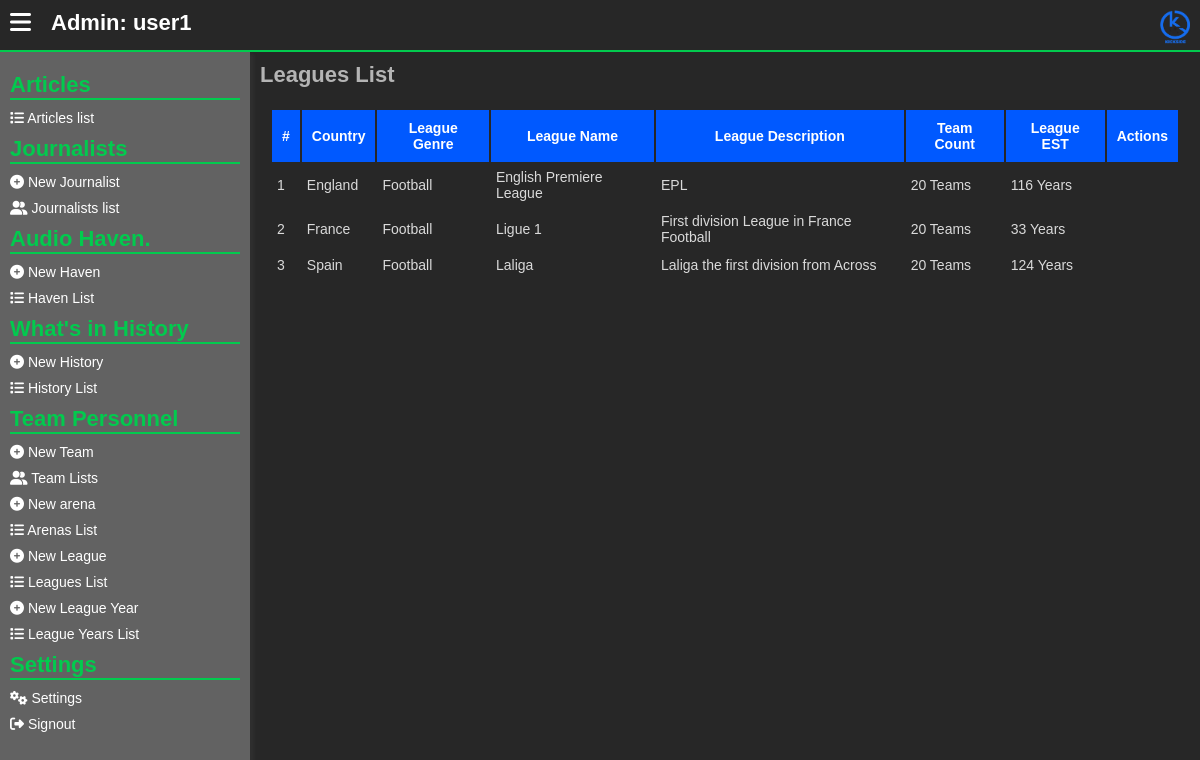
The app's page /admins/leagues-list.php (signed in) with its own data.
### tables this page shows
CREATE TABLE `league_competitions` (
  `l_c_id` int(11) NOT NULL,
  `league_genre` int(11) NOT NULL,
  `competition_name` varchar(255) NOT NULL,
  `league_description` text NOT NULL,
  `league_country` int(11) NOT NULL,
  `teams_number` int(11) NOT NULL,
  `league_est` varchar(255) NOT NULL
);

CREATE TABLE `countries` (
  `country_id` int(11) NOT NULL,
  `country_name` varchar(255) NOT NULL,
  `country_description` text NOT NULL
);

CREATE TABLE `genres` (
  `id` int(11) NOT NULL,
  `genre_name` varchar(255) NOT NULL,
  `genre_description` text NOT NULL,
  `genre_icon` varchar(255) NOT NULL
);

### assets/php/admins/session_checker.php (called while the page is built, shortened)
<?php
    if (!isset($_SESSION['acting_admin_id'])) {
        header("location: signin.php");
    }
    else {
        $acting_admin_id = $_SESSION['acting_admin_id'];
        $check_admin_exists = mysqli_query($server,"SELECT * from
            admins WHERE id = '$acting_admin_id'
        ");
        if (mysqli_num_rows($check_admin_exists) !== 1) {
            header("location: ../admins/signin.php");
        }
        else {
            $get_the_admin_info = mysqli_fetch_array($check_admin_exists);
            $acting_admin_un = $get_the_admin_info["user_name"];
        }
    }
?>

### admins/leagues-list.php (the view, shortened to what this page needs)
<?php
include("../assets/php/global/server.php");
include("../assets/php/admins/session_checker.php");
?>
<!DOCTYPE html>
<html lang="en">
<head>
    <link rel="stylesheet" href="../assets/css/back-main.css">
    <link rel="stylesheet" href="https://cdnjs.cloudflare.com/ajax/libs/font-awesome/6.5.1/css/all.min.css" />
</head>
<body>
    <main>
        <section class="main-section">
            <?php include("../assets/php/admins/header.php"); ?>
            <div class="hero">
                <?php include("../assets/php/admins/left-nav.php") ?>
                <div class="dashboard">
                    <div class="dashboard-cont">
                        <h1>
                            Leagues List
                        </h1>
                        <div class="form-row">
                            <table>
                                <thead>
                                    <tr>
                                        <th>#</th>
                                        <th>
                                            Country
                                        </th>
                                        <th>
                                            League Genre
                                        </th>
                                        <th>
                                            League Name
                                        </th>
                                        <th>
                                            League Description
                                        </th>
                                        <th>
                                            Team Count
                                        </th>
                                        <th>
                                            League EST
                                        </th>
                                        <th>
                                            Actions
                                        </th>
                                    </tr>
                                </thead>
                                <tbody>
                                    <?php
                                    $get_all_leaguess = mysqli_query($server, "SELECT * from
                                        league_competitions,countries,genres
                                        WHERE
                                        league_competitions.league_country = countries.country_id
                                        AND league_competitions.league_genre = genres.id
                                        ORDER BY country_name ASC,
                                        competition_name ASC
                                    ");
                                    if (mysqli_num_rows($get_all_leaguess) < 1) {
                                    ?>
                                        <tr>
                                            <td colspan="100">
                                                No values found
                                            </td>
                                        </tr>
                                        <?php
                                    } else {
                                        $counter = 1;
                                        while ($data_all_leagues = mysqli_fetch_array($get_all_leaguess)) {
                                        ?>
                                            <tr>
                                                <td>
                                                    <?php echo $counter++; ?>
                                                </td>
                                                <td>
                                                    <?php echo $data_all_leagues['country_name']; ?>
                                                </td>
                                                <td>
                                                    <?php echo $data_all_leagues['genre_name']; ?>
                                                </td>
                                                <td>
                                                    <?php echo $data_all_leagues['competition_name']; ?>
                                                </td>
                                                <td>
                                                    <?php echo $data_all_leagues['league_description']; ?>
                                                </td>
                                                <td>
                                                    <?php echo $data_all_leagues['teams_number']." Teams"; ?>
                                                </td>
                                                <td>
                                                    <?php echo date_diff(new DateTime($data_all_leagues['league_est']), new DateTime())->y . " Years";  ?>
                                                </td>
                                                <td>
                                                </td>
                                            </tr>
                                    <?php
                                        }
                                    }
                                    ?>
                                </tbody>
                            </table>
                        </div>
                    </div>
                </div>
            </div>
        </section>
    </main>
</body>
</html>

### assets/php/admins/header.php
<header>
   <div class="menu">
      <button id="menu_toggleBTN">
         <i class="fa fa-bars"></i>
      </button>
   </div>
   <div class="username" onclick="location.reload()">
      Admin:
      <?php
         echo $acting_admin_un;
      ?>
   </div>
   <div class="logo">
      <a href="./home.php">
         <img src="../assets/images/KickSide - Logo.png" alt="Kick Side Logo">
      </a>
   </div>
</header>

### assets/css/back-main.css (style rules this page uses)
* { font-size: 14px; margin: 0; padding: 0; text-decoration: none; }
body { font-family: "Gill Sans", "Gill Sans MT", Calibri, "Trebuchet MS", sans-serif; margin: 0; padding: 0; background: #d3d3d357; overflow: hidden; }
button { cursor: pointer; background: transparent; border: 0; }
main { width: 100%; height: 100%; }
section.main-section { height: 100vh; width: 100vw; top: 0; left: 0; position: absolute; background: rgb(39, 39, 39); overflow: hidden; }
section.main-section header { width: 100vw; display: flex; flex-direction: row; margin: 0; padding: 0; height: 50px; border-bottom: 2px solid #02ca4e; }
section.main-section header .menu { padding: 10px; }
section.main-section header .menu button { border: 0; background: transparent; }
section.main-section header .menu button i { font-size: 24px; color: #fff; }
section.main-section header .username { flex: 4; padding: 10px; color: #fff; font-size: 22px; font-weight: bold; user-select: none; cursor: pointer; }
section.main-section header .logo { text-align: right; flex: 2; padding: 10px; }
section.main-section header .logo img { width: 30px; }
section.main-section .hero { width: 100%; display: flex; flex-direction: row; flex-wrap: nowrap; }
section.main-section .dashboard { height: calc(100vh - 50px); overflow: auto; flex: 1; }
section.main-section .dashboard .dashboard-cont { padding: 10px; }
section.main-section .dashboard .dashboard-cont h1 { color: #b4b4b4; font-size: 22px; }
section.main-section .dashboard .form-row { margin-top: 10px; padding: 10px; border-radius: 10px; }
section.main-section .dashboard .form-row table { width: auto; }
section.main-section .dashboard .form-row table thead { background: #0059ff; color: #fff; }
section.main-section .dashboard .form-row table thead th { padding: 10px; }
section.main-section .dashboard .form-row table tbody td { color: #dadada; padding: 5px; }

### records on screen
league_competitions: league_country.country_name "England", league_genre.genre_name "Football", competition_name "English Premiere League", league_description "EPL", teams_number "20"
league_competitions: league_country.country_name "France", league_genre.genre_name "Football", competition_name "Ligue 1", league_description "First division League in France Football", teams_number "20"
league_competitions: league_country.country_name "Spain", league_genre.genre_name "Football", competition_name "Laliga", league_description "Laliga the first division from Across", teams_number "20"

### other values on screen
$acting_admin_un "user1"
